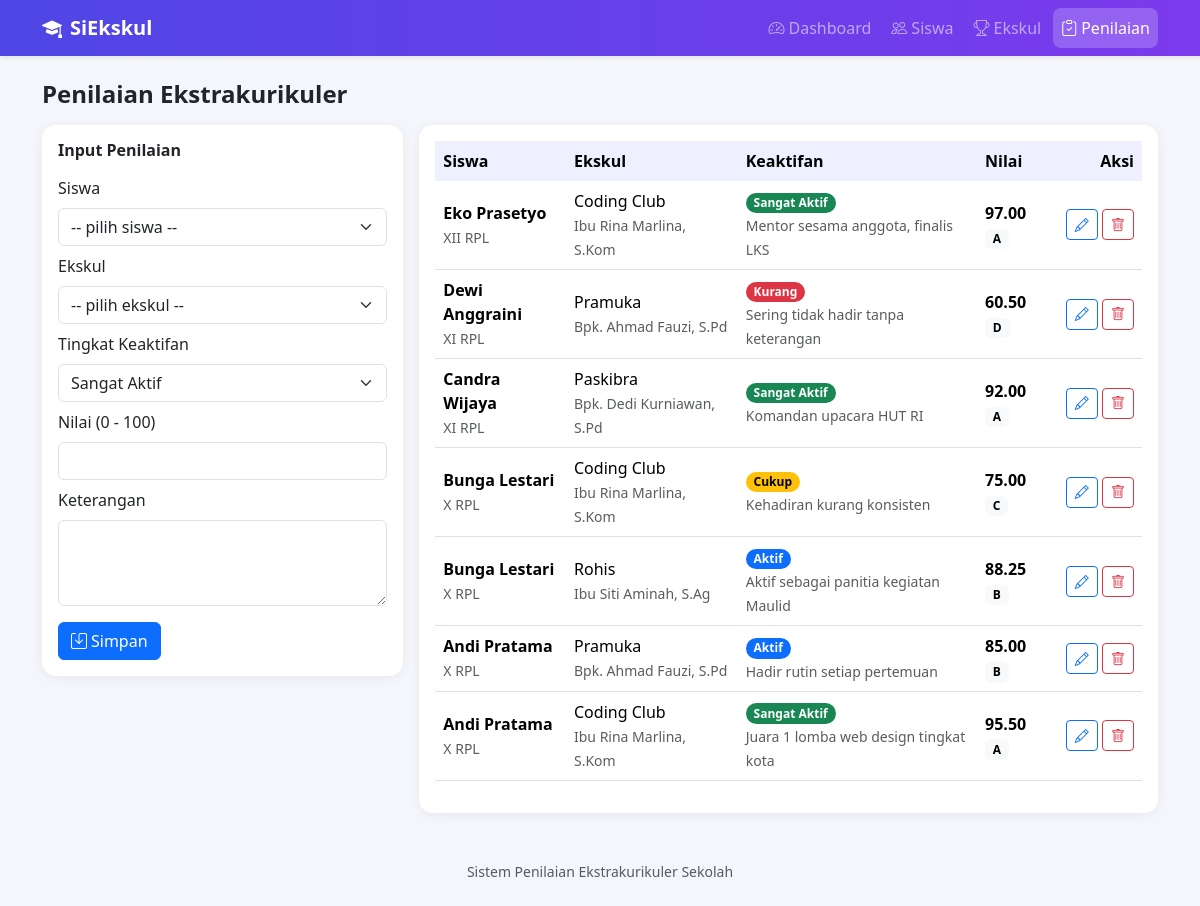
Page /nilai.php on the committed database.
### tables this page shows
CREATE TABLE keanggotaan_nilai (
    id_nilai          INT           NOT NULL AUTO_INCREMENT,
    nis               VARCHAR(20)   NOT NULL,
    id_ekskul         INT           NOT NULL,
    tingkat_keaktifan ENUM('Sangat Aktif', 'Aktif', 'Cukup', 'Kurang') NOT NULL,
    nilai_angka       DECIMAL(5,2)  NOT NULL,
    keterangan        TEXT,
    tanggal_penilaian TIMESTAMP     DEFAULT CURRENT_TIMESTAMP,
    PRIMARY KEY (id_nilai),

    INDEX idx_nis (nis),
    INDEX idx_id_ekskul (id_ekskul),

     
     

     
    CONSTRAINT chk_nilai_angka CHECK (nilai_angka BETWEEN 0.00 AND 100.00),

    CONSTRAINT fk_nilai_siswa
        FOREIGN KEY (nis) REFERENCES siswa (nis)
        ON UPDATE CASCADE
        ON DELETE RESTRICT,

    CONSTRAINT fk_nilai_ekskul
        FOREIGN KEY (id_ekskul) REFERENCES ekskul (id_ekskul)
        ON UPDATE CASCADE
        ON DELETE RESTRICT
);

CREATE TABLE siswa (
    nis           VARCHAR(20)  NOT NULL,
    nama_siswa    VARCHAR(100) NOT NULL,
    kelas         VARCHAR(20)  NOT NULL,
    jenis_kelamin ENUM('L', 'P') NOT NULL,
    PRIMARY KEY (nis)
);

CREATE TABLE ekskul (
    id_ekskul     INT          NOT NULL AUTO_INCREMENT,
    nama_ekskul   VARCHAR(50)  NOT NULL,
    pembina       VARCHAR(100) NOT NULL,
    hari_kegiatan VARCHAR(20)  NOT NULL,
    PRIMARY KEY (id_ekskul)
);

### nilai.php (the view, shortened to what this page needs)
<?php
require 'config.php'; $title = 'Penilaian';
$ed = null;
$rows = $pdo->query("SELECT kn.*, s.nama_siswa, s.kelas, e.nama_ekskul, e.pembina FROM keanggotaan_nilai kn
  JOIN siswa s ON kn.nis = s.nis JOIN ekskul e ON kn.id_ekskul = e.id_ekskul ORDER BY kn.tanggal_penilaian DESC, kn.id_nilai DESC")->fetchAll();
require 'header.php';
?>
<h4 class="fw-bold mb-3">Penilaian Ekstrakurikuler</h4>
<div class="row g-3">
 <div class="col-lg-4"><div class="card"><div class="card-body">
  <h6 class="fw-bold mb-3"><?= $ed ? 'Edit Penilaian' : 'Input Penilaian' ?></h6>
  <form method="post">
   <div class="mb-2"><label class="form-label">Siswa</label><select name="nis" class="form-select" required>
    <option value="">-- pilih siswa --</option>
   </select></div>
   <div class="mb-2"><label class="form-label">Ekskul</label><select name="id_ekskul" class="form-select" required>
    <option value="">-- pilih ekskul --</option>
   </select></div>
   <div class="mb-2"><label class="form-label">Tingkat Keaktifan</label><select name="tingkat_keaktifan" class="form-select">
    <?php foreach (['Sangat Aktif', 'Aktif', 'Cukup', 'Kurang'] as $k): ?><option <?= ($ed['tingkat_keaktifan'] ?? '') == $k ? 'selected' : '' ?>><?= $k ?></option><?php endforeach; ?>
   </select></div>
   <div class="mb-2"><label class="form-label">Nilai (0 - 100)</label><input type="number" name="nilai_angka" class="form-control" min="0" max="100" step="0.01" required value="<?= e($ed['nilai_angka'] ?? '') ?>"></div>
   <div class="mb-3"><label class="form-label">Keterangan</label><textarea name="keterangan" class="form-control" rows="3"><?= e($ed['keterangan'] ?? '') ?></textarea></div>
   <button class="btn btn-primary"><i class="bi bi-save me-1"></i>Simpan</button>
  </form></div></div></div>
 <div class="col-lg-8"><div class="card"><div class="card-body"><div class="table-responsive"><table class="table align-middle">
  <thead><tr><th>Siswa</th><th>Ekskul</th><th>Keaktifan</th><th>Nilai</th><th class="text-end">Aksi</th></tr></thead><tbody>
  <?php foreach ($rows as $r): ?>
   <tr><td><b><?= e($r['nama_siswa']) ?></b><br><small class="text-muted"><?= e($r['kelas']) ?></small></td>
    <td><?= e($r['nama_ekskul']) ?><br><small class="text-muted"><?= e($r['pembina']) ?></small></td>
    <td><?= badge($r['tingkat_keaktifan']) ?><br><small class="text-muted"><?= e($r['keterangan']) ?></small></td>
    <td><b><?= e($r['nilai_angka']) ?></b> <span class="badge text-bg-light"><?= predikat($r['nilai_angka']) ?></span></td>
    <td class="text-end text-nowrap"><a href="?edit=<?= $r['id_nilai'] ?>" class="btn btn-sm btn-outline-primary"><i class="bi bi-pencil"></i></a>
     <form method="post" class="d-inline" onsubmit="return confirm('Hapus penilaian ini?')"><input type="hidden" name="hapus" value="<?= $r['id_nilai'] ?>">
      <button class="btn btn-sm btn-outline-danger"><i class="bi bi-trash"></i></button></form></td></tr>
  <?php endforeach; if (!$rows): ?><tr><td colspan="5" class="text-center text-muted">Belum ada data.</td></tr><?php endif; ?>
 </tbody></table></div></div></div></div>
</div>
<?php require 'footer.php'; ?>

### config.php (shortened to what this page needs)
<?php
function e($s) { return htmlspecialchars((string)$s, ENT_QUOTES, 'UTF-8'); }
function predikat($n) { return $n >= 90 ? 'A' : ($n >= 80 ? 'B' : ($n >= 70 ? 'C' : 'D')); }
function badge($k) {
    $c = ['Sangat Aktif' => 'success', 'Aktif' => 'primary', 'Cukup' => 'warning', 'Kurang' => 'danger'][$k] ?? 'secondary';
    return "<span class='badge rounded-pill text-bg-$c'>" . e($k) . "</span>";
}

### header.php (style rules this page uses)
body { background:#f4f6fb }
.card { border:0;border-radius:14px;box-shadow:0 2px 12px rgba(0,0,0,.06) }
.table thead th { background:#eef0ff;border:0 }

### rows in the picture
keanggotaan_nilai: nis.nama_siswa "Eko Prasetyo", nis.kelas "XII RPL", id_ekskul.nama_ekskul "Coding Club", id_ekskul.pembina "Ibu Rina Marlina, S.Kom", tingkat_keaktifan "Sangat Aktif", keterangan "Mentor sesama anggota, finalis LKS", nilai_angka "97.00", nilai_angka "A"
keanggotaan_nilai: nis.nama_siswa "Dewi Anggraini", nis.kelas "XI RPL", id_ekskul.nama_ekskul "Pramuka", id_ekskul.pembina "Bpk. Ahmad Fauzi, S.Pd", tingkat_keaktifan "Kurang", keterangan "Sering tidak hadir tanpa keterangan", nilai_angka "60.50", nilai_angka "D"
keanggotaan_nilai: nis.nama_siswa "Candra Wijaya", nis.kelas "XI RPL", id_ekskul.nama_ekskul "Paskibra", id_ekskul.pembina "Bpk. Dedi Kurniawan, S.Pd", tingkat_keaktifan "Sangat Aktif", keterangan "Komandan upacara HUT RI", nilai_angka "92.00", nilai_angka "A"
keanggotaan_nilai: nis.nama_siswa "Bunga Lestari", nis.kelas "X RPL", id_ekskul.nama_ekskul "Coding Club", id_ekskul.pembina "Ibu Rina Marlina, S.Kom", tingkat_keaktifan "Cukup", keterangan "Kehadiran kurang konsisten", nilai_angka "75.00", nilai_angka "C"
keanggotaan_nilai: nis.nama_siswa "Bunga Lestari", nis.kelas "X RPL", id_ekskul.nama_ekskul "Rohis", id_ekskul.pembina "Ibu Siti Aminah, S.Ag", tingkat_keaktifan "Aktif", keterangan "Aktif sebagai panitia kegiatan Maulid", nilai_angka "88.25", nilai_angka "B"
keanggotaan_nilai: nis.nama_siswa "Andi Pratama", nis.kelas "X RPL", id_ekskul.nama_ekskul "Pramuka", id_ekskul.pembina "Bpk. Ahmad Fauzi, S.Pd", tingkat_keaktifan "Aktif", keterangan "Hadir rutin setiap pertemuan", nilai_angka "85.00", nilai_angka "B"
keanggotaan_nilai: nis.nama_siswa "Andi Pratama", nis.kelas "X RPL", id_ekskul.nama_ekskul "Coding Club", id_ekskul.pembina "Ibu Rina Marlina, S.Kom", tingkat_keaktifan "Sangat Aktif", keterangan "Juara 1 lomba web design tingkat kota", nilai_angka "95.50", nilai_angka "A"

### other values in the picture
$n "Dashboard"
$n "Siswa"
$n "Ekskul"
$n "Penilaian"
form field tingkat_keaktifan "Sangat Aktif"
